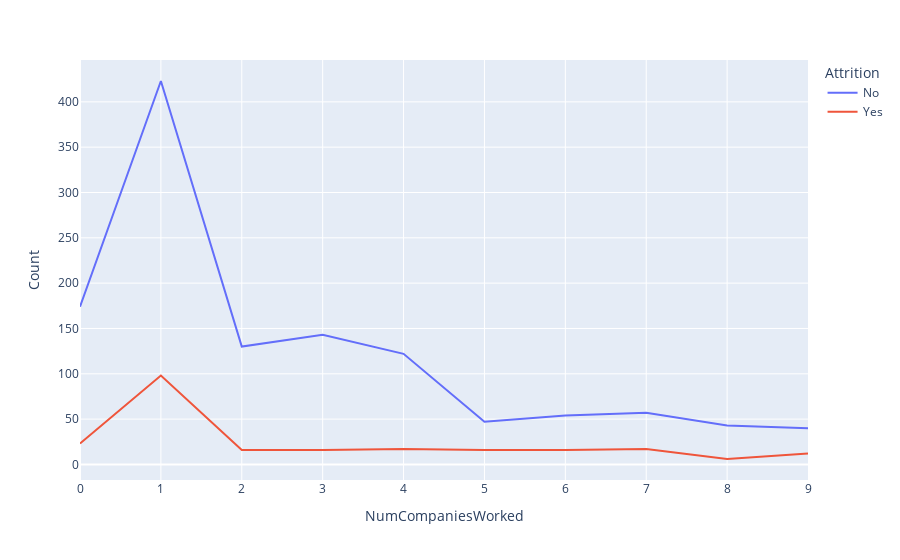

Here is the notebook cell this chart was saved with:
### Markdown cell above
<h4>7. Does Work Experience Affect Attrition</h4>

### Code cell
workexp = hrdataset.groupby(['NumCompaniesWorked' , 'Attrition'])['DailyRate'].count().reset_index(name = 'Count')
px.line(workexp , x = 'NumCompaniesWorked' , y = 'Count' , color = 'Attrition')

### Figure 1 — Plotly figure (JSON) as saved in the notebook; plotly's stock layout.template omitted (floating-point values rounded to 4 significant figures)
{"data": [{"hovertemplate": "Attrition=No<br>NumCompaniesWorked=%{x}<br>Count=%{y}<extra></extra>", "legendgroup": "No", "line": {"color": "#636efa", "dash": "solid"}, "mode": "lines", "name": "No", "orientation": "v", "showlegend": true, "type": "scatter", "x": [0, 1, 2, 3, 4, 5, 6, 7, 8, 9], "xaxis": "x", "y": [174, 423, 130, 143, 122, 47, 54, 57, 43, 40], "yaxis": "y"}, {"hovertemplate": "Attrition=Yes<br>NumCompaniesWorked=%{x}<br>Count=%{y}<extra></extra>", "legendgroup": "Yes", "line": {"color": "#EF553B", "dash": "solid"}, "mode": "lines", "name": "Yes", "orientation": "v", "showlegend": true, "type": "scatter", "x": [0, 1, 2, 3, 4, 5, 6, 7, 8, 9], "xaxis": "x", "y": [23, 98, 16, 16, 17, 16, 16, 17, 6, 12], "yaxis": "y"}], "layout": {"legend": {"title": {"text": "Attrition"}, "tracegroupgap": 0}, "margin": {"t": 60}, "xaxis": {"anchor": "y", "domain": [0, 1], "title": {"text": "NumCompaniesWorked"}}, "yaxis": {"anchor": "x", "domain": [0, 1], "title": {"text": "Count"}}}}
